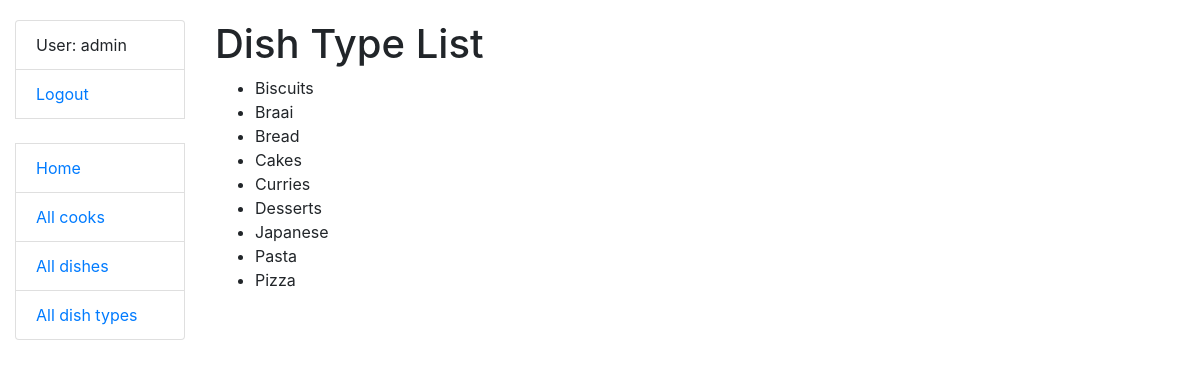
Screenshot of /dish-types/ (signed in) with the database file from the repository.
### kitchen/models.py (models this page shows, shortened)
class Cook(AbstractUser):
    years_of_experience = models.IntegerField(null=True, blank=True)
    class Meta:
        ordering = ["username"]

class DishType(models.Model):
    name = models.CharField(max_length=255, unique=True)
    class Meta:
        ordering = ["name"]
    def __str__(self):
        return self.name

### kitchen/views.py (the view)
class DishTypeListView(LoginRequiredMixin, generic.ListView):
    model = DishType
    template_name = "kitchen/dish_type_list.html"
    context_object_name = "dish_type_list"

### templates/kitchen/dish_type_list.html
{% extends "base.html" %}
{% block content %}
    <h1>Dish Type List</h1>
    {% if dish_type_list %}
      <ul>
        {% for dish_type in dish_type_list %}
          <li>{{ dish_type }}</li>
        {% endfor %}
      </ul>
    {% else %}
      <p>There are no dish types in kitchen</p>
    {% endif %}
{% endblock %}

### templates/includes/sidebar.html
<ul class="sidebar-nav list-group">
  {% if user.is_authenticated %}
    <li class="list-group-item">User: {{ user.username }}</li>
    <li class="list-group-item"><a href="{% url 'logout' %}">Logout</a></li>
  {% else %}
    <li class="list-group-item"><a href="{% url 'login' %}">Login</a></li>
  {% endif %}
  <br>
  <li class="list-group-item"><a href="{% url 'kitchen:index' %}">Home</a></li>
  <li class="list-group-item"><a href="{% url 'kitchen:cook-list' %}">All cooks</a></li>
  <li class="list-group-item"><a href="{% url 'kitchen:dish-list' %}">All dishes</a></li>
  <li class="list-group-item"><a href="{% url 'kitchen:dish-type-list' %}">All dish types</a></li>
</ul>

### static/css/styles.css (style rules this page uses)
body { margin-top: 20px; }

### rows the page displays
Cook: username "admin"
DishType: name "Biscuits"
DishType: name "Braai"
DishType: name "Bread"
DishType: name "Cakes"
DishType: name "Curries"
DishType: name "Desserts"
DishType: name "Japanese"
DishType: name "Pasta"
DishType: name "Pizza"
